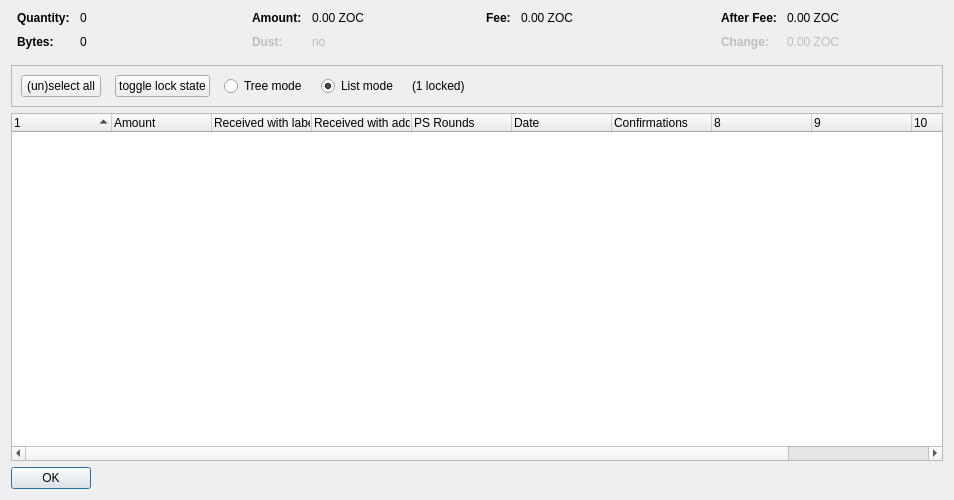
<?xml version="1.0" encoding="UTF-8"?>
<ui version="4.0">
 <class>CoinControlDialog</class>
 <widget class="QDialog" name="CoinControlDialog">
  <property name="geometry">
   <rect>
    <x>0</x>
    <y>0</y>
    <width>954</width>
    <height>500</height>
   </rect>
  </property>
  <property name="windowTitle">
   <string>Coin Selection</string>
  </property>
  <property name="styleSheet">
   <string notr="true"/>
  </property>
  <layout class="QVBoxLayout" name="verticalLayout">
   <item>
    <layout class="QHBoxLayout" name="horizontalLayoutTop" stretch="0,0,0,0">
     <property name="topMargin">
      <number>0</number>
     </property>
     <property name="bottomMargin">
      <number>10</number>
     </property>
     <item>
      <layout class="QFormLayout" name="formLayoutCoinControl1">
       <property name="horizontalSpacing">
        <number>10</number>
       </property>
       <property name="verticalSpacing">
        <number>10</number>
       </property>
       <property name="leftMargin">
        <number>6</number>
       </property>
       <property name="rightMargin">
        <number>6</number>
       </property>
       <item row="0" column="0">
        <widget class="QLabel" name="labelCoinControlQuantityText">
         <property name="font">
          <font>
           <weight>75</weight>
           <bold>true</bold>
          </font>
         </property>
         <property name="text">
          <string>Quantity:</string>
         </property>
        </widget>
       </item>
       <item row="0" column="1">
        <widget class="QLabel" name="labelCoinControlQuantity">
         <property name="cursor">
          <cursorShape>IBeamCursor</cursorShape>
         </property>
         <property name="contextMenuPolicy">
          <enum>Qt::ActionsContextMenu</enum>
         </property>
         <property name="text">
          <string notr="true">0</string>
         </property>
         <property name="textInteractionFlags">
          <set>Qt::LinksAccessibleByMouse|Qt::TextSelectableByKeyboard|Qt::TextSelectableByMouse</set>
         </property>
        </widget>
       </item>
       <item row="1" column="0">
        <widget class="QLabel" name="labelCoinControlBytesText">
         <property name="font">
          <font>
           <weight>75</weight>
           <bold>true</bold>
          </font>
         </property>
         <property name="text">
          <string>Bytes:</string>
         </property>
        </widget>
       </item>
       <item row="1" column="1">
        <widget class="QLabel" name="labelCoinControlBytes">
         <property name="cursor">
          <cursorShape>IBeamCursor</cursorShape>
         </property>
         <property name="contextMenuPolicy">
          <enum>Qt::ActionsContextMenu</enum>
         </property>
         <property name="text">
          <string notr="true">0</string>
         </property>
         <property name="textInteractionFlags">
          <set>Qt::LinksAccessibleByMouse|Qt::TextSelectableByKeyboard|Qt::TextSelectableByMouse</set>
         </property>
        </widget>
       </item>
      </layout>
     </item>
     <item>
      <layout class="QFormLayout" name="formLayoutCoinControl2">
       <property name="horizontalSpacing">
        <number>10</number>
       </property>
       <property name="verticalSpacing">
        <number>10</number>
       </property>
       <property name="leftMargin">
        <number>6</number>
       </property>
       <property name="rightMargin">
        <number>6</number>
       </property>
       <item row="0" column="0">
        <widget class="QLabel" name="labelCoinControlAmountText">
         <property name="font">
          <font>
           <weight>75</weight>
           <bold>true</bold>
          </font>
         </property>
         <property name="text">
          <string>Amount:</string>
         </property>
        </widget>
       </item>
       <item row="0" column="1">
        <widget class="QLabel" name="labelCoinControlAmount">
         <property name="cursor">
          <cursorShape>IBeamCursor</cursorShape>
         </property>
         <property name="contextMenuPolicy">
          <enum>Qt::ActionsContextMenu</enum>
         </property>
         <property name="text">
          <string notr="true">0.00 ZOC</string>
         </property>
         <property name="textInteractionFlags">
          <set>Qt::LinksAccessibleByMouse|Qt::TextSelectableByKeyboard|Qt::TextSelectableByMouse</set>
         </property>
        </widget>
       </item>
       <item row="1" column="0">
        <widget class="QLabel" name="labelCoinControlLowOutputText">
         <property name="enabled">
          <bool>false</bool>
         </property>
         <property name="font">
          <font>
           <weight>75</weight>
           <bold>true</bold>
          </font>
         </property>
         <property name="text">
          <string>Dust:</string>
         </property>
        </widget>
       </item>
       <item row="1" column="1">
        <widget class="QLabel" name="labelCoinControlLowOutput">
         <property name="enabled">
          <bool>false</bool>
         </property>
         <property name="cursor">
          <cursorShape>IBeamCursor</cursorShape>
         </property>
         <property name="contextMenuPolicy">
          <enum>Qt::ActionsContextMenu</enum>
         </property>
         <property name="text">
          <string notr="true">no</string>
         </property>
         <property name="textInteractionFlags">
          <set>Qt::LinksAccessibleByMouse|Qt::TextSelectableByKeyboard|Qt::TextSelectableByMouse</set>
         </property>
        </widget>
       </item>
      </layout>
     </item>
     <item>
      <layout class="QFormLayout" name="formLayoutCoinControl3">
       <property name="horizontalSpacing">
        <number>10</number>
       </property>
       <property name="verticalSpacing">
        <number>10</number>
       </property>
       <property name="leftMargin">
        <number>6</number>
       </property>
       <property name="rightMargin">
        <number>6</number>
       </property>
       <item row="0" column="0">
        <widget class="QLabel" name="labelCoinControlFeeText">
         <property name="font">
          <font>
           <weight>75</weight>
           <bold>true</bold>
          </font>
         </property>
         <property name="text">
          <string>Fee:</string>
         </property>
        </widget>
       </item>
       <item row="0" column="1">
        <widget class="QLabel" name="labelCoinControlFee">
         <property name="cursor">
          <cursorShape>IBeamCursor</cursorShape>
         </property>
         <property name="contextMenuPolicy">
          <enum>Qt::ActionsContextMenu</enum>
         </property>
         <property name="text">
          <string notr="true">0.00 ZOC</string>
         </property>
         <property name="textInteractionFlags">
          <set>Qt::LinksAccessibleByMouse|Qt::TextSelectableByKeyboard|Qt::TextSelectableByMouse</set>
         </property>
        </widget>
       </item>
      </layout>
     </item>
     <item>
      <layout class="QFormLayout" name="formLayoutCoinControl4">
       <property name="horizontalSpacing">
        <number>10</number>
       </property>
       <property name="verticalSpacing">
        <number>10</number>
       </property>
       <property name="leftMargin">
        <number>6</number>
       </property>
       <property name="rightMargin">
        <number>6</number>
       </property>
       <item row="0" column="0">
        <widget class="QLabel" name="labelCoinControlAfterFeeText">
         <property name="font">
          <font>
           <weight>75</weight>
           <bold>true</bold>
          </font>
         </property>
         <property name="text">
          <string>After Fee:</string>
         </property>
        </widget>
       </item>
       <item row="0" column="1">
        <widget class="QLabel" name="labelCoinControlAfterFee">
         <property name="cursor">
          <cursorShape>IBeamCursor</cursorShape>
         </property>
         <property name="contextMenuPolicy">
          <enum>Qt::ActionsContextMenu</enum>
         </property>
         <property name="text">
          <string notr="true">0.00 ZOC</string>
         </property>
         <property name="textInteractionFlags">
          <set>Qt::LinksAccessibleByMouse|Qt::TextSelectableByKeyboard|Qt::TextSelectableByMouse</set>
         </property>
        </widget>
       </item>
       <item row="1" column="0">
        <widget class="QLabel" name="labelCoinControlChangeText">
         <property name="enabled">
          <bool>false</bool>
         </property>
         <property name="font">
          <font>
           <weight>75</weight>
           <bold>true</bold>
          </font>
         </property>
         <property name="text">
          <string>Change:</string>
         </property>
        </widget>
       </item>
       <item row="1" column="1">
        <widget class="QLabel" name="labelCoinControlChange">
         <property name="enabled">
          <bool>false</bool>
         </property>
         <property name="cursor">
          <cursorShape>IBeamCursor</cursorShape>
         </property>
         <property name="contextMenuPolicy">
          <enum>Qt::ActionsContextMenu</enum>
         </property>
         <property name="text">
          <string notr="true">0.00 ZOC</string>
         </property>
         <property name="textInteractionFlags">
          <set>Qt::LinksAccessibleByMouse|Qt::TextSelectableByKeyboard|Qt::TextSelectableByMouse</set>
         </property>
        </widget>
       </item>
      </layout>
     </item>
    </layout>
   </item>
   <item>
    <widget class="QFrame" name="frame">
     <property name="minimumSize">
      <size>
       <width>0</width>
       <height>40</height>
      </size>
     </property>
     <property name="frameShape">
      <enum>QFrame::StyledPanel</enum>
     </property>
     <property name="frameShadow">
      <enum>QFrame::Sunken</enum>
     </property>
     <layout class="QHBoxLayout" name="horizontalLayout">
      <item>
       <layout class="QHBoxLayout" name="horizontalLayoutPanel" stretch="0,0,0,0,0,0">
        <property name="spacing">
         <number>14</number>
        </property>
        <item>
         <widget class="QPushButton" name="pushButtonSelectAll">
          <property name="sizePolicy">
           <sizepolicy hsizetype="Maximum" vsizetype="Fixed">
            <horstretch>0</horstretch>
            <verstretch>0</verstretch>
           </sizepolicy>
          </property>
          <property name="text">
           <string>(un)select all</string>
          </property>
          <property name="autoDefault">
           <bool>false</bool>
          </property>
         </widget>
        </item>
        <item>
         <widget class="QPushButton" name="pushButtonToggleLock">
          <property name="sizePolicy">
           <sizepolicy hsizetype="Maximum" vsizetype="Fixed">
            <horstretch>0</horstretch>
            <verstretch>0</verstretch>
           </sizepolicy>
          </property>
          <property name="text">
           <string>toggle lock state</string>
          </property>
          <property name="autoDefault">
           <bool>false</bool>
          </property>
         </widget>
        </item>
        <item>
         <widget class="QRadioButton" name="radioTreeMode">
          <property name="sizePolicy">
           <sizepolicy hsizetype="Maximum" vsizetype="Fixed">
            <horstretch>0</horstretch>
            <verstretch>0</verstretch>
           </sizepolicy>
          </property>
          <property name="text">
           <string>Tree mode</string>
          </property>
         </widget>
        </item>
        <item>
         <widget class="QRadioButton" name="radioListMode">
          <property name="sizePolicy">
           <sizepolicy hsizetype="Maximum" vsizetype="Fixed">
            <horstretch>0</horstretch>
            <verstretch>0</verstretch>
           </sizepolicy>
          </property>
          <property name="text">
           <string>List mode</string>
          </property>
          <property name="checked">
           <bool>true</bool>
          </property>
         </widget>
        </item>
        <item>
         <widget class="QLabel" name="labelLocked">
          <property name="text">
           <string>(1 locked)</string>
          </property>
         </widget>
        </item>
        <item>
         <spacer name="horizontalSpacer">
          <property name="orientation">
           <enum>Qt::Horizontal</enum>
          </property>
          <property name="sizeHint" stdset="0">
           <size>
            <width>40</width>
            <height>20</height>
           </size>
          </property>
         </spacer>
        </item>
       </layout>
      </item>
     </layout>
    </widget>
   </item>
   <item>
    <widget class="CoinControlTreeWidget" name="treeWidget">
     <property name="contextMenuPolicy">
      <enum>Qt::CustomContextMenu</enum>
     </property>
     <property name="sortingEnabled">
      <bool>false</bool>
     </property>
     <property name="columnCount">
      <number>11</number>
     </property>
     <attribute name="headerShowSortIndicator" stdset="0">
      <bool>true</bool>
     </attribute>
     <attribute name="headerStretchLastSection">
      <bool>false</bool>
     </attribute>
     <column>
      <property name="text">
       <string/>
      </property>
     </column>
     <column>
      <property name="text">
       <string>Amount</string>
      </property>
     </column>
     <column>
      <property name="text">
       <string>Received with label</string>
      </property>
     </column>
     <column>
      <property name="text">
       <string>Received with address</string>
      </property>
     </column>
     <column>
      <property name="text">
       <string>PS Rounds</string>
      </property>
     </column>
     <column>
      <property name="text">
       <string>Date</string>
      </property>
     </column>
     <column>
      <property name="text">
       <string>Confirmations</string>
      </property>
      <property name="toolTip">
       <string>Confirmed</string>
      </property>
     </column>
     <column>
      <property name="text">
       <string/>
      </property>
     </column>
     <column>
      <property name="text">
       <string/>
      </property>
     </column>
     <column>
      <property name="text">
       <string/>
      </property>
     </column>
     <column>
      <property name="text">
       <string/>
      </property>
     </column>
    </widget>
   </item>
   <item>
    <widget class="QDialogButtonBox" name="buttonBox">
     <property name="sizePolicy">
      <sizepolicy hsizetype="Maximum" vsizetype="Fixed">
       <horstretch>0</horstretch>
       <verstretch>0</verstretch>
      </sizepolicy>
     </property>
     <property name="orientation">
      <enum>Qt::Horizontal</enum>
     </property>
     <property name="standardButtons">
      <set>QDialogButtonBox::Ok</set>
     </property>
    </widget>
   </item>
  </layout>
 </widget>
 <customwidgets>
  <customwidget>
   <class>CoinControlTreeWidget</class>
   <extends>QTreeWidget</extends>
   <header>coincontroltreewidget.h</header>
  </customwidget>
 </customwidgets>
 <resources/>
 <connections/>
</ui>
